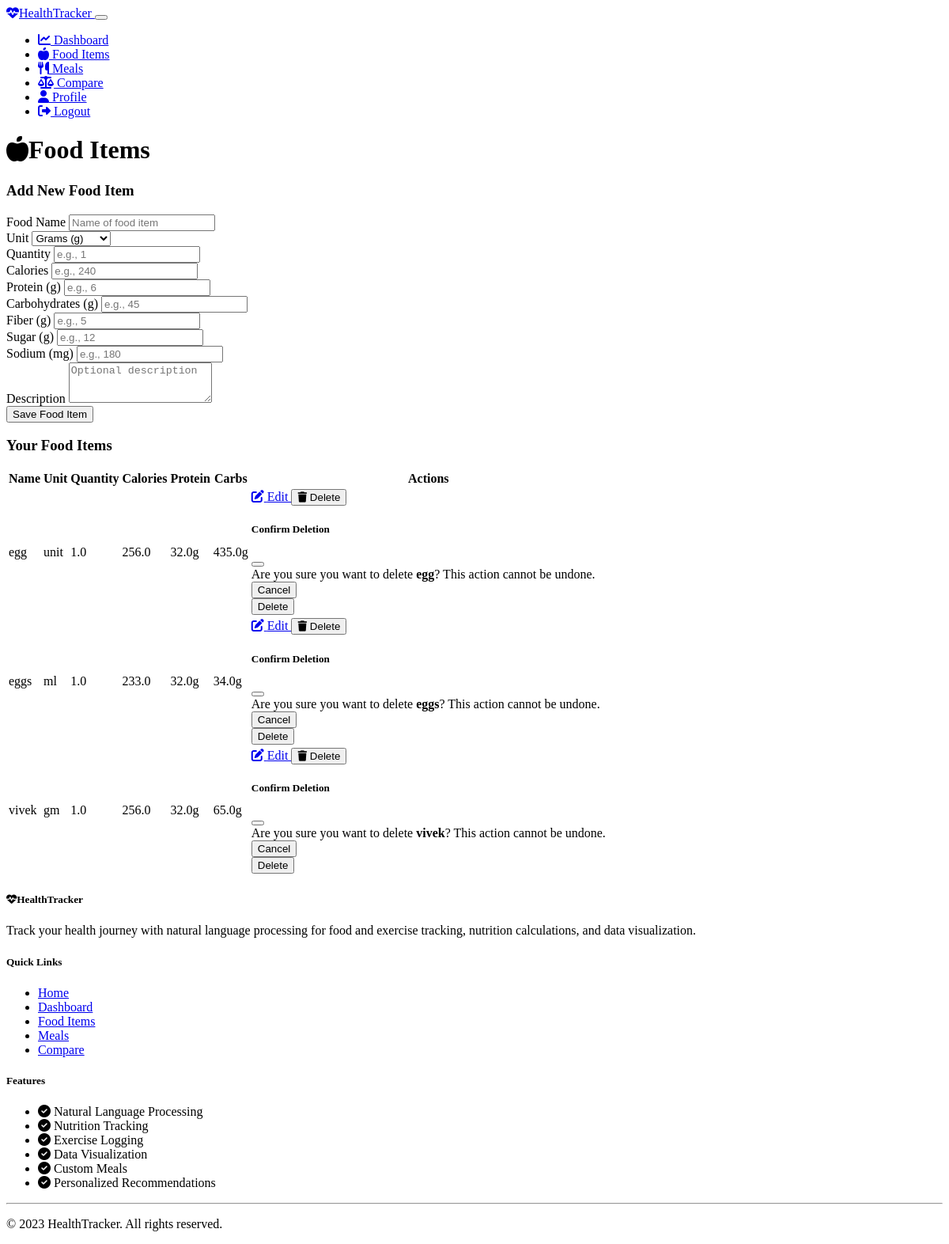
Page /food_items (signed in) on the committed database.
### NutriTrackAI/models.py (models this page shows, shortened)
class CustomItem(db.Model):
    id = db.Column(db.Integer, primary_key=True, autoincrement=True)
    user_id = db.Column(db.Integer, db.ForeignKey('user.id'), nullable=False)
    name = db.Column(db.String(200), nullable=False)
    description = db.Column(db.String(500), nullable=True)
    unit = db.Column(db.String(50), nullable=False)
    quantity = db.Column(db.Float, nullable=False)
    calories = db.Column(db.Float, nullable=False)
    protein = db.Column(db.Float, nullable=False)
    carbohydrates = db.Column(db.Float, nullable=False)
    fiber = db.Column(db.Float, nullable=False)
    sugar = db.Column(db.Float, nullable=False)
    sodium = db.Column(db.Float, nullable=False)
    created_at = db.Column(db.DateTime,default=lambda: datetime.now(pytz.timezone('Asia/Kolkata')).date())
    meal_items = db.relationship('MealItem', backref='custom_item', lazy=True)
    __table_args__ = (
        db.UniqueConstraint('user_id', 'name', name='_user_item_uc'),
    )

### NutriTrackAI/routes.py (the view)
@app.route('/food_items')
@login_required
def food_items():
    form = CustomItemForm()
    items = CustomItem.query.filter_by(user_id=current_user.id).order_by(CustomItem.name).all()
    return render_template('food_items.html', items=items, form=form)

### NutriTrackAI/forms.py
class CustomItemForm(FlaskForm):
    name = StringField('Food Name', validators=[DataRequired()])
    description = TextAreaField('Description', validators=[Optional()])
    unit = SelectField('Unit',
        choices=[
            ('g', 'Grams (g)'),
            ('ml', 'Milliliters (ml)'),
            ('unit', 'Units (unit)')],
        validators=[DataRequired()])
    quantity = FloatField('Quantity', validators=[DataRequired()])
    calories = FloatField('Calories', validators=[DataRequired()])
    protein = FloatField('Protein (g)', validators=[DataRequired()])
    carbohydrates = FloatField('Carbohydrates (g)', validators=[DataRequired()])
    fiber = FloatField('Fiber (g)', validators=[DataRequired()])
    sugar = FloatField('Sugar (g)', validators=[DataRequired()])
    sodium = FloatField('Sodium (mg)', validators=[DataRequired()])
    submit = SubmitField('Save Food Item')

### NutriTrackAI/app.py (called while the page is built)
@login_manager.user_loader
def load_user(user_id):
    from models import User
    return User.query.get(int(user_id))

### NutriTrackAI/templates/food_items.html (shortened to what this page needs)
{% extends "base.html" %}
{% block content %}
<div class="row mb-4">
    <div class="col-12">
        <h1 class="mb-4"><i class="fas fa-apple-alt me-2"></i>Food Items</h1>
        <div class="card border-0 shadow-sm mb-4">
            <div class="card-header bg-transparent py-3">
                <h3 class="h5 mb-0">{% if edit_item %}Edit Food Item{% else %}Add New Food Item{% endif %}</h3>
            </div>
            <div class="card-body p-4">
                <form method="POST" action="{% if edit_item %}{{ url_for('edit_food_item', item_id=edit_item.id) }}{% else %}{{ url_for('add_food_item') }}{% endif %}">
                    <div class="row">
                        <div class="col-md-6 mb-3">
                            {{ form.name.label(class="form-label") }}
                            {% if form.name.errors %}
                                {{ form.name(class="form-control is-invalid") }}
                                <div class="invalid-feedback">
                                    {% for error in form.name.errors %}
                                        {{ error }}
                                    {% endfor %}
                                </div>
                            {% else %}
                                {{ form.name(class="form-control", placeholder="Name of food item") }}
                            {% endif %}
                        </div>
                        <div class="col-md-3 mb-3">
                            {{ form.unit.label(class="form-label") }}
                            {% if form.unit.errors %}
                                {{ form.unit(class="form-control is-invalid") }}
                                <div class="invalid-feedback">
                                    {% for error in form.unit.errors %}
                                        {{ error }}
                                    {% endfor %}
                                </div>
                            {% else %}
                                {{ form.unit(class="form-control", placeholder="e.g., cup, piece") }}
                            {% endif %}
                        </div>
                        <div class="col-md-3 mb-3">
                            {{ form.quantity.label(class="form-label") }}
                            {% if form.quantity.errors %}
                                {{ form.quantity(class="form-control is-invalid") }}
                                <div class="invalid-feedback">
                                    {% for error in form.quantity.errors %}
                                        {{ error }}
                                    {% endfor %}
                                </div>
                            {% else %}
                                {{ form.quantity(class="form-control", placeholder="e.g., 1") }}
                            {% endif %}
                        </div>
                    </div>
                    <div class="row">
                        <div class="col-md-4 mb-3">
                            {{ form.calories.label(class="form-label") }}
                            {% if form.calories.errors %}
                                {{ form.calories(class="form-control is-invalid") }}
                                <div class="invalid-feedback">
                                    {% for error in form.calories.errors %}
                                        {{ error }}
                                    {% endfor %}
                                </div>
                            {% else %}
                                {{ form.calories(class="form-control", placeholder="e.g., 240") }}
                            {% endif %}
                        </div>
                        <div class="col-md-4 mb-3">
                            {{ form.protein.label(class="form-label") }}
                            {% if form.protein.errors %}
                                {{ form.protein(class="form-control is-invalid") }}
                                <div class="invalid-feedback">
                                    {% for error in form.protein.errors %}
                                        {{ error }}
                                    {% endfor %}
                                </div>
                            {% else %}
                                {{ form.protein(class="form-control", placeholder="e.g., 6") }}
                            {% endif %}
                        </div>
                        <div class="col-md-4 mb-3">
                            {{ form.carbohydrates.label(class="form-label") }}
                            {% if form.carbohydrates.errors %}
                                {{ form.carbohydrates(class="form-control is-invalid") }}
                                <div class="invalid-feedback">
                                    {% for error in form.carbohydrates.errors %}
                                        {{ error }}
                                    {% endfor %}
                                </div>
                            {% else %}
                                {{ form.carbohydrates(class="form-control", placeholder="e.g., 45") }}
                            {% endif %}
                        </div>
                    </div>
                    <div class="row">
                        <div class="col-md-4 mb-3">
                            {{ form.fiber.label(class="form-label") }}
                            {% if form.fiber.errors %}
                                {{ form.fiber(class="form-control is-invalid") }}
                                <div class="invalid-feedback">
                                    {% for error in form.fiber.errors %}
                                        {{ error }}
                                    {% endfor %}
                                </div>
                            {% else %}
                                {{ form.fiber(class="form-control", placeholder="e.g., 5") }}
                            {% endif %}
                        </div>
                        <div class="col-md-4 mb-3">
                            {{ form.sugar.label(class="form-label") }}
                            {% if form.sugar.errors %}
                                {{ form.sugar(class="form-control is-invalid") }}
                                <div class="invalid-feedback">
                                    {% for error in form.sugar.errors %}
                                        {{ error }}
                                    {% endfor %}
                                </div>
                            {% else %}
                                {{ form.sugar(class="form-control", placeholder="e.g., 12") }}
                            {% endif %}
                        </div>
                        <div class="col-md-4 mb-3">
                            {{ form.sodium.label(class="form-label") }}
                            {% if form.sodium.errors %}
                                {{ form.sodium(class="form-control is-invalid") }}
                                <div class="invalid-feedback">
                                    {% for error in form.sodium.errors %}
                                        {{ error }}
                                    {% endfor %}
                                </div>
                            {% else %}
                                {{ form.sodium(class="form-control", placeholder="e.g., 180") }}
                            {% endif %}
                        </div>
                    </div>
                    <div class="mb-3">
                        {{ form.description.label(class="form-label") }}
                        {% if form.description.errors %}
                            {{ form.description(class="form-control is-invalid", rows=3) }}
                            <div class="invalid-feedback">
                                {% for error in form.description.errors %}
                                    {{ error }}
                                {% endfor %}
                            </div>
                        {% else %}
                            {{ form.description(class="form-control", rows=3, placeholder="Optional description") }}
                        {% endif %}
                    </div>
                    <div class="d-flex justify-content-between">
                        {% if edit_item %}
                            <a href="{{ url_for('food_items') }}" class="btn btn-secondary">Cancel</a>
                            {{ form.submit(class="btn btn-primary", value="Update Food Item") }}
                        {% else %}
                            {{ form.submit(class="btn btn-primary") }}
                        {% endif %}
                    </div>
                </form>
            </div>
        </div>
        <div class="card border-0 shadow-sm">
            <div class="card-header bg-transparent py-3">
                <h3 class="h5 mb-0">Your Food Items</h3>
            </div>
            <div class="card-body p-0">
                {% if items %}
                    <div class="table-responsive">
                        <table class="table table-hover mb-0" id="foodItemsTable">
                            <thead>
                                <tr>
                                    <th>Name</th>
                                    <th>Unit</th>
                                    <th>Quantity</th>
                                    <th>Calories</th>
                                    <th>Protein</th>
                                    <th>Carbs</th>
                                    <th>Actions</th>
                                </tr>
                            </thead>
                            <tbody>
                                {% for item in items %}
                                    <tr>
                                        <td>{{ item.name }}</td>
                                        <td>{{ item.unit }}</td>
                                        <td>{{ item.quantity }}</td>
                                        <td>{{ item.calories }}</td>
                                        <td>{{ item.protein }}g</td>
                                        <td>{{ item.carbohydrates }}g</td>
                                        <td>
                                            <div class="btn-group" role="group">
                                                <a href="{{ url_for('edit_food_item', item_id=item.id) }}" class="btn btn-sm btn-outline-primary">
                                                    <i class="fas fa-edit"></i> Edit
                                                </a>
                                                <button type="button" class="btn btn-sm btn-outline-danger" data-bs-toggle="modal" data-bs-target="#deleteModal{{ item.id }}">
                                                    <i class="fas fa-trash"></i> Delete
                                                </button>
                                            </div>
                                            <div class="modal fade" id="deleteModal{{ item.id }}" tabindex="-1" aria-labelledby="deleteModalLabel{{ item.id }}" aria-hidden="true">
                                                <div class="modal-dialog">
                                                    <div class="modal-content">
                                                        <div class="modal-header">
                                                            <h5 class="modal-title" id="deleteModalLabel{{ item.id }}">Confirm Deletion</h5>
                                                            <button type="button" class="btn-close" data-bs-dismiss="modal" aria-label="Close"></button>
                                                        </div>
                                                        <div class="modal-body">
                                                            Are you sure you want to delete <strong>{{ item.name }}</strong>? This action cannot be undone.
                                                        </div>
                                                        <div class="modal-footer">
                                                            <button type="button" class="btn btn-secondary" data-bs-dismiss="modal">Cancel</button>
                                                            <form action="{{ url_for('delete_food_item', item_id=item.id) }}" method="POST">
                                                                <button type="submit" class="btn btn-danger">Delete</button>
                                                            </form>
                                                        </div>
                                                    </div>
                                                </div>
                                            </div>
                                        </td>
                                    </tr>
                                {% endfor %}
                            </tbody>
                        </table>
                    </div>
                {% else %}
                    <div class="text-center p-4">
                        <p class="mb-0 text-muted">You don't have any custom food items yet. Add your first one above!</p>
                    </div>
                {% endif %}
            </div>
        </div>
    </div>
</div>
{% endblock %}

### rows in the picture
CustomItem: unit.label "Unit", name "egg", unit "unit", quantity "1.0", calories "256.0", protein "32.0", carbohydrates "435.0"
CustomItem: name "eggs", unit "ml", quantity "1.0", calories "233.0", protein "32.0", carbohydrates "34.0"
CustomItem: name "vivek", unit "gm", quantity "1.0", calories "256.0", protein "32.0", carbohydrates "65.0"
